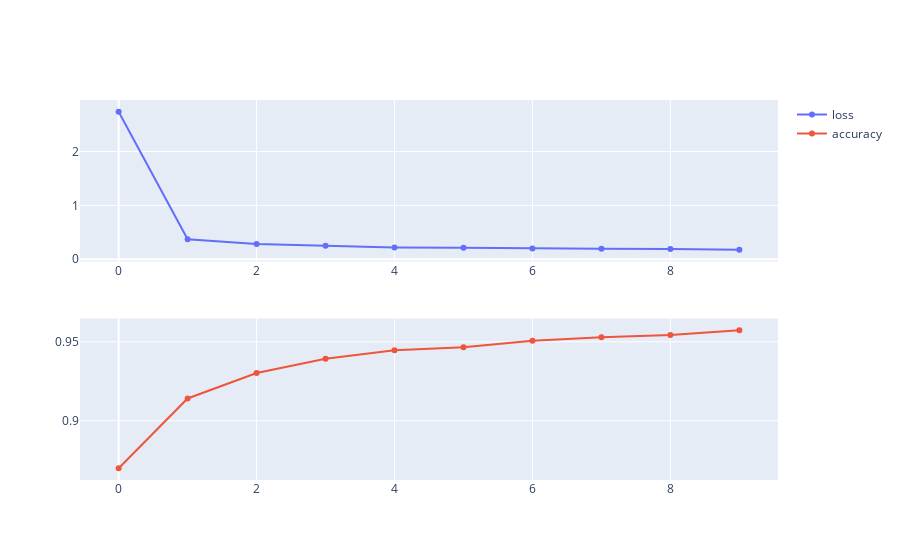

The notebook cell saved with this chart:
### Markdown cell above
### Stworzenie wykresów, obrazujących jak zmieniała się strata i dokładność

### Code cell
charts = make_subplots(rows=2, cols=1) #stworzenie pola na wykresy o 2 wierszach i 1 kolumnie
charts.add_trace(go.Scatter(y=history['loss'], name='loss'), row=1, col=1) #wykres rozrzutu dla straty
charts.add_trace(go.Scatter(y=history['accuracy'], name='accuracy'), row=2, col=1) #wykres rozrzutu dla dokładności

### Figure 1 — Plotly figure (JSON) as saved in the notebook; plotly's stock layout.template omitted (floating-point values rounded to 4 significant figures)
{"data": [{"name": "loss", "type": "scatter", "xaxis": "x", "y": [2.738, 0.3694, 0.2837, 0.2477, 0.219, 0.2137, 0.199, 0.1917, 0.188, 0.1765], "yaxis": "y"}, {"name": "accuracy", "type": "scatter", "xaxis": "x2", "y": [0.87, 0.9141, 0.9302, 0.9393, 0.9446, 0.9465, 0.9507, 0.9528, 0.9543, 0.9573], "yaxis": "y2"}], "layout": {"xaxis": {"anchor": "y", "domain": [0, 1]}, "xaxis2": {"anchor": "y2", "domain": [0, 1]}, "yaxis": {"anchor": "x", "domain": [0.575, 1]}, "yaxis2": {"anchor": "x2", "domain": [0, 0.425]}}}
